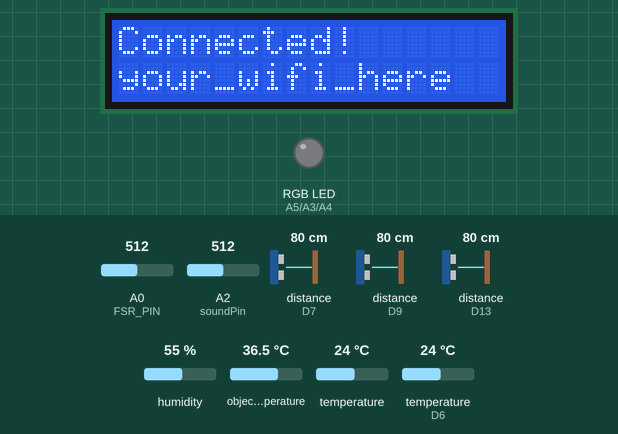
The sketch below on a simulated Arduino MKR. Parts: 16×2 character LCD, an RGB LED mixed from three pins (HIGH = lit). The test bench sets the inputs (shaded band); at power-on: distance to the obstacle (sensors on D7, D9, D13) 80 cm, humidity 55 %, A0 (FSR_PIN) = 512, A2 (soundPin) = 512, object temperature 36.5 °C, temperature 24 °C, temperature (sensor on D6) 24 °C. The echo pulse lasts 58.3 µs per cm; WiFi joins after 1.5 s; servers stay silent unless stated; uploads are accepted with an empty reply; pins used as bus, display or sensor lines are not drawn; what the sketch prints to the serial monitor is not drawn.

Above: at 5.6 s.
At 16.1 s:
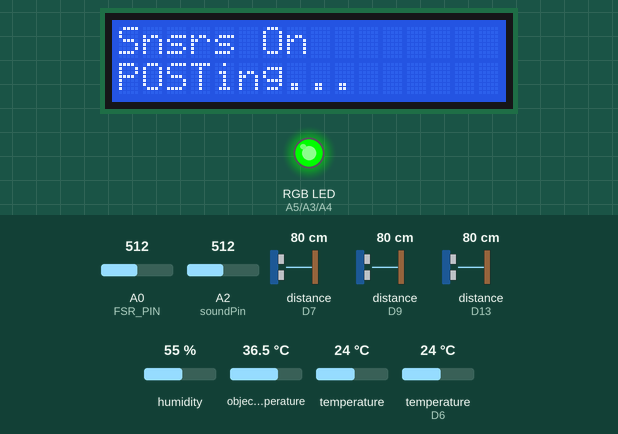
16.2 s: distance to the obstacle (sensor on D7) set to 13 cm
At 22.1 s:
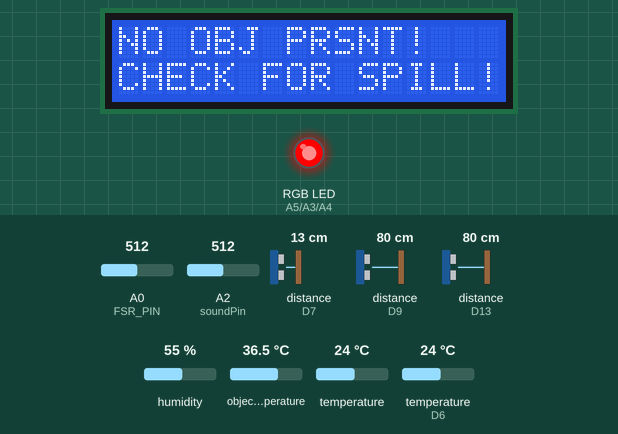
30.2 s: distance to the obstacle (sensor on D7) set to 10 cm
43.8 s: humidity set to 57 %
At 49.5 s:
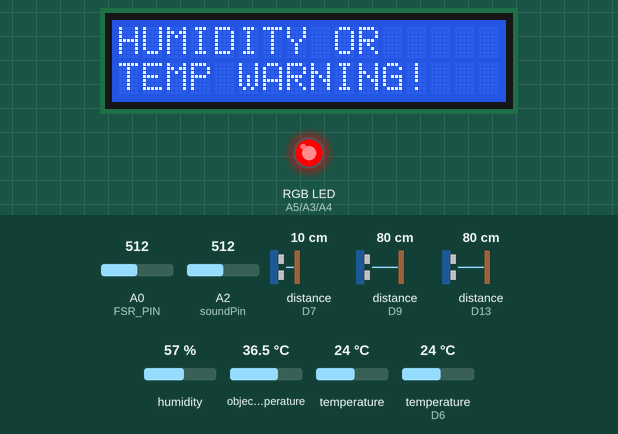
Timing chart, 0 to 54.2 s (numbered marks = the images above; inputs shaded):
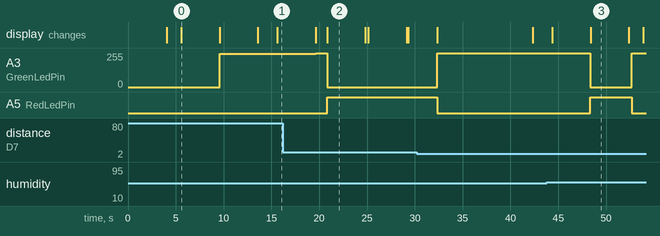

Measured:
- the behaviour switches between 55 and 56 % on humidity (found by bisection; images 2 and 3)
- after the input at 43.8 s, A3 (GreenLedPin): 255/255 → 0/255 after 4.6 s, → 255/255 4.3 s later; A5 (RedLedPin): LOW → HIGH after 4.6 s, → LOW 4.3 s later; the display: first differs from a run without the input after 4.6 s (image 3)
- what the display in image 0 shows lasts 4.0 s, from 5.6 s to 9.6 s

The sketch:

MKR1000_SensorsDemo_LinkedIn_RonakBhatia.ino
```cpp
// Code created & modified by Ronak Bhatia
// https://www.linkedin.com/in/ronakbhatia/

// Citations for the code available on LinkedIn
// For any questions, commments, and concerns, please email rbhatia@g.hmc.edu


/*
 * Please note that you have to upload certificates for the HTTPS server that you are POST'ing data to.
 * Before using this code, you need to go to File -> Examples -> WiFi101 -> FirmwareUpdater and then
 * run the code. Then, go to Tools -> WiFi101 Firmware Updater (it should be the one that allows you to
 * select WINC1501 Model B 19.5.4) and hit add domain under "update SSL root certificates. Enter the server IP or
 * address, attach the MKR1000, and then hit upload certificates to WiFi Module. Then, the code should work like normal.
 * If this step isn't completed, it's highly likely that your code won't POST properly.
 */


#include "DHT.h" // library for temp sensor
#include <ArduinoHttpClient.h>
#include <WiFi101.h>  // for WiFi and HTTP Client
#include <LiquidCrystal.h> // LCD interface
#include <Adafruit_MLX90614.h> // for IR temperature sensor

#define DHTTYPE DHT11   // DHT 11
#define DHTPIN 6     // what digital pin we're connected to for the DHT sensor

#define trigPin1 14
#define echoPin1 13
#define trigPin2 10
#define echoPin2 9
#define trigPin3 8
#define echoPin3 7 // These pins are for the distance sensor to function, all digital pins.

Adafruit_MLX90614 mlx = Adafruit_MLX90614(); // initializing the sensor
DHT dht(DHTPIN, DHTTYPE);


char ssid[] = "your_wifi_here";
char pass[] = "password"; // Internet Settings

const char serverAddress[] = "insert_server_address_here";  // server you're sending your data to. Don't put the path here.
int port = 80; // Put the port here. Default HTTP is 80.


const int ledPin = LED_BUILTIN; //the led attached to the board
const int soundPin = A2;  // Pin that sound output is connected to
int RedLedPin = A5;    // LED connected to analog pin 11
int GreenLedPin = A3;    // LED connected to analog pin 10
int BlueLedPin = A4;    // LED connected to analog pin 9
const int FSR_PIN = A0; // Pin connected to FSR/resistor divider
int fsrReading; // the analog reading from the FSR resistor divider
int LEDbrightness_R;
int LEDbrightness_G;
int LEDbrightness_B; // for initializing the LED brightness variable.
const float VCC = 4.98; // Measured voltage of Ardunio 5V line
const float R_DIV = 10000; // Measured resistance of 3.3k resistor
String response; // for server response

LiquidCrystal lcd(0,1,2,3,4,5); // LCD set-up

byte smiley[8] = {
    B00000,
    B10001,
    B00000,
    B00000,
    B10001,
    B01110,
    B00000,
    }; // coding a smiley face for the LCD display


long duration, distance, RightSensor,BackSensor,FrontSensor,LeftSensor; // also for the distance sensor.

int TempId_IR_1 = 035;
int SoundId = 4330948551;
int TempId_DHT_1 = 11;
int DistId_Left = 041;
int DistId_Middle = 042;
int DistId_Right = 043;
int PressId = 9375;

// identification for the sensors


String sensorType1 = "Temperature";
String sensorType2 = "Pressure";
String sensorType3 = "Sound";
String sensorType4 = "Distance"; // Types of sensor!


WiFiClient wifi;
HttpClient client = HttpClient(wifi, serverAddress, port); // Setting up client

int status = WL_IDLE_STATUS;
int statusCode = 0; // initializing status code variable


/* These are the status codes if they ever appear when running the code:

 *  static const int HTTP_SUCCESS =0;

The end of the headers has been reached. This consumes the '\n.' Could not connect to the server.

static const int HTTP_ERROR_CONNECTION_FAILED =-1;

This call was made when the HttpClient class wasn't expecting it to be called.
Usually indicates your code is using the class incorrectly.

static const int HTTP_ERROR_API =-2;

Spent too long waiting for a reply...

static const int HTTP_ERROR_TIMED_OUT =-3;

The response from the server is invalid, is it definitely an HTTP server?

static const int HTTP_ERROR_INVALID_RESPONSE =-4;

 */

// End of intialization of variables!

void setup(){

  Serial.begin(9600); // initializing the sensors
  lcd.createChar(0, smiley);
  mlx.begin(); // starting the IR sensor
  lcd.begin(16, 2);

  pinMode(FSR_PIN, INPUT);
  pinMode(RedLedPin, OUTPUT);
  pinMode(GreenLedPin, OUTPUT);
  pinMode(BlueLedPin, OUTPUT);
  pinMode(ledPin,OUTPUT);
  pinMode(trigPin1, OUTPUT);
  pinMode(echoPin1, INPUT);
  pinMode(trigPin2, OUTPUT);
  pinMode(echoPin2, INPUT);
  pinMode(trigPin3, OUTPUT);
  pinMode(echoPin3, INPUT); // setting the input/output pins

  while(!Serial);
    while ( status != WL_CONNECTED) {
      Serial.print("Attempting to connect to Network named: ");
      Serial.println(ssid);                   // print the network name (SSID);
      lcd.setCursor(0, 0);
      lcd.print(ssid);
      lcd.setCursor(0, 1);
      lcd.print("Connecting..");
      delay(4000);
      lcd.clear();
      // Connect to WPA/WPA2 network:
      status = WiFi.begin(ssid, pass);
    }

    // print the SSID of the network you're attached to:

    Serial.print("SSID: ");

    Serial.println(WiFi.SSID());

    lcd.setCursor(0, 0);
    lcd.print("Connected!");
    lcd.setCursor(0, 1);
    lcd.print(ssid);
    delay(4000);
    lcd.clear();

    // print your WiFi shield's IP address:

    IPAddress ip = WiFi.localIP();
    Serial.print("IP Address: ");
    Serial.println(ip); // displaying the Wifi information for the user
    lcd.setCursor(0, 0);
    lcd.print(ssid);
    lcd.setCursor(0, 1);
    lcd.print(ip);

    analogWrite(RedLedPin, 0);
    analogWrite(GreenLedPin,250); // Turning light green

    delay(4000);
    lcd.clear();
  }

  // end of Setup


void loop() {

  LEDbrightness_R = 0;
  LEDbrightness_G = 0;
  LEDbrightness_B = 0;
  delay(2000);

  // Wait a few seconds between measurements.
   // Reading temperature or humidity takes about 250 milliseconds!
  // DHT11 readings may also be up to 2 seconds. It's fairly slow.

  lcd.setCursor(0, 0);
  lcd.print("Snsrs On");
  lcd.setCursor(0, 1);
  lcd.print("POSTing...");
  delay(4000);
  lcd.clear();


// ============================== DHT11 TEMP Information Here! =================================

  float h = dht.readHumidity();
  // Read temperature as Celsius (the default)
  float t = dht.readTemperature();
  // Read temperature as Fahrenheit (isFahrenheit = true)
  float f = dht.readTemperature(true);
  // Check if any reads failed and exit early (to try again).
  if (isnan(h) || isnan(t) || isnan(f)) {
    Serial.println("Failed to read from DHT sensor!");
    return;
  }
  // Compute heat index in Fahrenheit (the default)
  float hif = dht.computeHeatIndex(f, h);
  // Compute heat index in Celsius (isFahreheit = false)
   float hic = dht.computeHeatIndex(t, h, false);

  Serial.println("Humidity: " + String(h) + " %\t. " + "Temperature: " + String(t) + " *C. " + String(f) + "*F\t. " +  "Heat index: " + String(hic) + " *C. " + String(hif) + " *F.");
  // You can also comment this out to minimize serial output.

  /*
  Serial.println("");
  Serial.print("Humidity: ");
  Serial.print(h);
  Serial.print(" %\t");
  Serial.print("Temperature: ");
  Serial.print(t);
  Serial.print(" *C ");
  Serial.print(f);
  Serial.print(" *F\t");
  Serial.print("Heat index: ");
  Serial.print(hic);
  Serial.print(" *C ");
  Serial.print(hif);
  Serial.println(" *F");
  Serial.println("");
  Serial.println("");
  */ // Optional way of illustrating the data


  if (f > 130 || h > 55){
   analogWrite(RedLedPin, 250);
   analogWrite(GreenLedPin,0); // alert user through red LED
   lcd.setCursor(0, 0);
   lcd.print("HUMIDITY OR");
   lcd.setCursor(0, 1);
   lcd.print("TEMP WARNING!");
   delay(4000);
   lcd.clear();
  }

  else {
   analogWrite(RedLedPin, 0);
   analogWrite(GreenLedPin, 255);
  }

  delay(300);

  // ============================== Sound Sensor Information Here! =================================


  int soundValue = analogRead(soundPin);
  String soundString = "Empty";

  if(soundValue > 1000) {

      Serial.println("");
      soundString = "Sound is too high! Please get to safety!";
      Serial.println("LOUD!!!");
      Serial.println("");

      analogWrite(RedLedPin, 250);
      analogWrite(GreenLedPin,0);

      lcd.setCursor(0, 0);
      lcd.print("Sound Loud");
      lcd.setCursor(0,1);
      lcd.print(soundValue);

      delay(4000);
      lcd.clear();
      }

    else {

      Serial.println("");
      Serial.println("Normal Levels");
      Serial.println("");

      soundString = "Normal Levels";
      analogWrite(RedLedPin, 0);
      analogWrite(GreenLedPin, 255);
      }
    delay(300);

  // ============================== FSR Sensor Information Here! =================================

    int fsrADC = analogRead(FSR_PIN);
    if (fsrADC != 0) // If the analog reading is non-zero
    {
      // Use ADC reading to calculate voltage:
      float fsrV = fsrADC * VCC / 1023.0;

      // Use voltage and static resistor value to
      // calculate FSR resistance:
      float fsrR = R_DIV * (VCC / fsrV - 1.0);

      // Serial.println("");
      // Serial.println("Resistance: " + String(fsrR) + " ohms");
      // Serial.println(""); // if you want to know the resistance going through the FSR.

      // the following calculations are based on the FSR's datasheet...

      float forceGrams;
      float fsrG = 1.0 / fsrR; // Calculate conductance

      if (fsrR <= 600)
        forceGrams = (fsrG - 0.00075) / 0.00000032639;
      else
        forceGrams =  fsrG / 0.000000642857; // estimate of the parabolic curve by detaching into two linear curves.

      // Serial.println("");
      // Serial.println("Force: " + String(forceGrams) + " g");
      // Serial.println(); // If you want to know the force.

      if (fsrADC > 30){
        bool objectDetected = true;
        analogWrite(RedLedPin, 0);
        analogWrite(GreenLedPin, 255);
      } else {
         bool objectDetected = false;
         lcd.setCursor(0, 0);
         lcd.print("NO OBJ DETECTED");
         lcd.setCursor(0, 1);
         lcd.print("SHOWING "+ String(forceGrams) +"g");

        analogWrite(RedLedPin, 250);
        analogWrite(GreenLedPin,0);

        delay(4000);
        lcd.clear();
      }
      delay(300);
    }

  // ============================== IR TEMP SENSOR INFORMATION HERE!  =================================

  /*
  Serial.println("");
  Serial.print("Ambient = "); Serial.print(mlx.readAmbientTempC());
  Serial.print("*C\tObject = "); Serial.print(mlx.readObjectTempC()); Serial.println("*C");
  Serial.print("Ambient = "); Serial.print(mlx.readAmbientTempF());
  Serial.print("*F\tObject = "); Serial.print(mlx.readObjectTempF()); Serial.println("*F");
  Serial.println("");
  */

  Serial.print("Ambient = "); Serial.print(mlx.readAmbientTempF());
  Serial.print("*F\tObject = "); Serial.print(mlx.readObjectTempF()); Serial.println("*F");
  Serial.println("");

  // The above, when uncommented, will display the IR Temperature readings to the Serial port.

  if (mlx.readObjectTempF() > 130){

   Serial.println("");
   Serial.println("Too hot!");
   Serial.println("");

   analogWrite(RedLedPin, 250);
   analogWrite(GreenLedPin,0);

   lcd.setCursor(0, 0);
   lcd.print("OBJ TOO HOT!");
   lcd.setCursor(0, 1);
   lcd.print("USE SLEEVE!");

   delay(4000);
   lcd.clear();

   if (mlx.readObjectTempF() < 60){

     Serial.println("");
     Serial.println("Too cold or object spilled!");
     Serial.println("");

     analogWrite(RedLedPin, 250);
     analogWrite(GreenLedPin,0);

     lcd.setCursor(0, 0);
     lcd.print("2 COLD OR SPILL!");
     lcd.setCursor(0, 1);

     lcd.print("PLS HELP ME!");

     delay(4000);
     lcd.clear();
   }
  }

  else {
   analogWrite(RedLedPin, 0);
   analogWrite(GreenLedPin, 255);
  }

  delay(300);

  // ============================== DISTANCE SENSOR INFORMATION HERE!  =================================


    SonarSensor(trigPin1, echoPin1);
    RightSensor = distance;
    SonarSensor(trigPin2, echoPin2);
    LeftSensor = distance;
    SonarSensor(trigPin3, echoPin3);
    FrontSensor = distance;

    Serial.print(String(LeftSensor) + " - " + String(FrontSensor) + " - " + String(RightSensor));

    /*
    Serial.println("");
    Serial.print(LeftSensor);
    Serial.print(" - ");
    Serial.print(FrontSensor);
    Serial.print(" - ");
    Serial.println(RightSensor);
    Serial.println("");
    */
    // Another way to represent the data ^^^

    if (LeftSensor > 10 && FrontSensor > 10 && RightSensor > 10){ // if all sensors are detecting no object in range...

       analogWrite(RedLedPin, 250);
       analogWrite(GreenLedPin,0);

       Serial.print("");
       Serial.println("There is no object detected...");
       Serial.print("");

        lcd.setCursor(0, 0);
        lcd.print("NO OBJ PRSNT!");
        lcd.setCursor(0, 1);
        lcd.print("CHECK FOR SPILL!");

        delay(4000);
        lcd.clear();
    }

    else {
      analogWrite(RedLedPin, 0);
      analogWrite(GreenLedPin, 255);
    }
    delay(300);

  // ============================== POST'ING INFORMATION HERE!  =================================

  String robotName = "Freight73";
  String contentType = "application/x-www-form-urlencoded"; //this can be application/json if using json. As mentioned in my article, I use XML encoded, but I would recommend JSON.

  String postData= "temp=" + String(round(f)) + "&robotName=" + String(robotName); // I'm only showing the POST for one piece of data - the IR Temperature reading.
  // for multiple sensors, you'd have to edit the backend server to recieve that. You'd do the same process (several posts) for the different sensors. MongoDB is a popular tool for backend.

  // for this example, I only POST'd temperature data in XML encoded format. Future work would involve POST'ing all sensor data using Node.js.

  Serial.println("");
  Serial.println(postData);
  Serial.println("");
  Serial.println("making POST request");
  Serial.println("");

  String path = "/path/user_defined_pathforPOSTING"; // for example, if you have 129.32.32.3 (made-up) as your IP and your POST information was on 129.32.32.3/MKR1000/sensors then you'd put "/MKR1000/sensors" here.

  lcd.setCursor(0, 0);
  lcd.print("Sensors On");
  lcd.setCursor(0, 1);
  lcd.print("POSTing...");

  delay(4000);
  lcd.clear();

  client.post(path, contentType, postData); // The command that actually does the POST!

  // read the status code and body of the response

  int statusCode = client.responseStatusCode();
  String response = client.responseBody();


  Serial.print("Status code: ");
  Serial.println(statusCode);
  Serial.print("Response: ");
  Serial.println(response); // HTTP responses..

  lcd.setCursor(0, 0);
  lcd.print(statusCode);
  lcd.setCursor(0, 1);
  lcd.print(response);
  delay(3000);
  lcd.clear();

  lcd.write(byte(0)); // outputs smiley face!
  lcd.setCursor(0, 1);
  lcd.print("Waiting 10 sec");
  Serial.println("");
  Serial.println("Wait ten seconds\n");

  analogWrite(RedLedPin, 0);
  analogWrite(GreenLedPin, 255);

  delay(10000); // every ten seconds you send sensor data. You can change this, but do so at your own risk. I wouldn't go below 2-3 seconds.
  lcd.clear();
}


void SonarSensor(int trigPin,int echoPin) // helper function for the distance sensor!
  {
  digitalWrite(trigPin, LOW);
  delayMicroseconds(2);
  digitalWrite(trigPin, HIGH);
  delayMicroseconds(10);
  digitalWrite(trigPin, LOW);
  duration = pulseIn(echoPin, HIGH);
  distance = (duration/2) / 29.1;
  }
```
